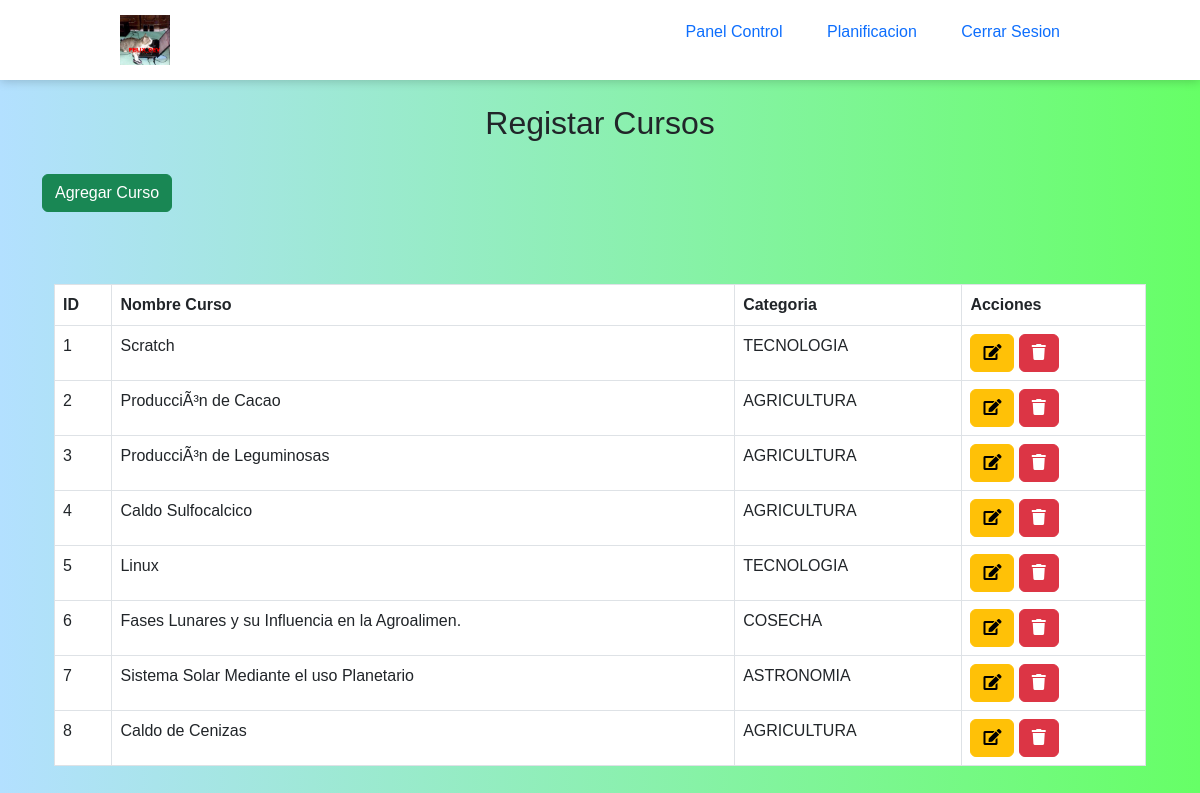
The app's page /admin-general/adm-curso-1.php, older data.
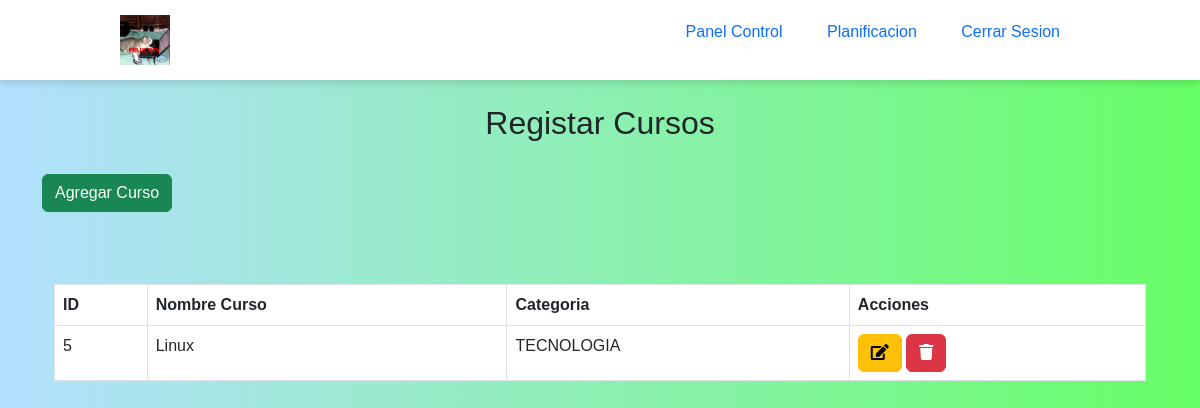
The same page, newer data.
### tables this page shows
CREATE TABLE `curso` (
  `id_curso` int(10) NOT NULL,
  `nombre_curso` varchar(50) NOT NULL,
  `categoria_curso` varchar(50) NOT NULL,
  `status_curso` varchar(20) NOT NULL
);

### admin-general/adm-curso-1.php (the view, shortened to what this page needs)
<!DOCTYPE html>
<html lang="es">
<head>
    <link rel="stylesheet" href="style-adm/adm-curso.css">
    <link rel="stylesheet" href="https://use.fontawesome.com/releases/v5.8.1/css/all.css">
    <link href="https://cdn.jsdelivr.net/npm/bootstrap@5.3.0-alpha2/dist/css/bootstrap.min.css" rel="stylesheet">
</head>
<body>
    <header id="header" class="header">
        <div class="logo">
            <a href="./adm-curso.php"><img src="adm-interna/adm-img/felix_dev.jpg" alt="logo institucional"></a>
        </div>
        <nav>
            <ul class="nav-links">
                <li><a href="adm-curso.php">Panel Control</a></li>
                <li><a href="planif-11.php">Planificacion</a></li>
                <li><a href="../cerrar_sesion.php">Cerrar Sesion</a></li>
            </ul>
        </nav>
    </header>
    <br>
<div class="container">
    <div class="col-sm-12">
        <h2 style="text-align: center;">Registar Cursos</h2>
        <br>
        <div>
            <button type="button" class="btn btn-success" data-toggle="modal" data-target="#agregar"> Agregar Curso </button>
        </div>
        <br>
        <br>
        <br>
        <div class="container">
            <table class="table table-bordered" id="dataTable" width="100%" cellspacing="0">
                <thead>
                    <tr>
                        <th>ID</th>
                        <th>Nombre Curso</th>
                        <th>Categoria</th>
                        <th>Acciones</th>
                    </tr>
                </thead>
                <tbody>
                    <?php
                    require_once("../admin-general/conexion_adm.php");
                    $result = mysqli_query($connection, "SELECT * FROM curso");
                    while ($fila = mysqli_fetch_assoc($result)):
                    ?>
                        <tr>
                            <td><?php echo $fila['id_curso']; ?></td>
                            <td><?php echo $fila['nombre_curso']; ?></td>
                            <td><?php echo $fila['categoria_curso']; ?></td>
                            <td>
                                <button type="button" class="btn btn-warning" data-toggle="modal" data-target="#editar<?php echo $fila['id_curso']; ?>">
                                    <i class="fa fa-edit "></i>
                                </button>
                                <button type="button" class="btn btn-danger" data-toggle="modal" data-target="#delete<?php echo $fila['id_curso']; ?>">
                                    <i class="fa fa-trash "></i>
                                </button>
                            </td>
                        </tr>
                        <?php include "editar_curso.php"; ?>
                        <?php include "eliminar_curso.php"; ?>
                    <?php endwhile; ?>
                </tbody>
            </table>
        </div>
    </div>
</body>
</html>

Row changes from the older to the newer data that the page shows:
removed curso: id_curso "1", nombre_curso "Scratch", categoria_curso "TECNOLOGIA"
removed curso: id_curso "2", nombre_curso "ProducciÃ³n de Cacao", categoria_curso "AGRICULTURA"
removed curso: id_curso "3", nombre_curso "ProducciÃ³n de Leguminosas", categoria_curso "AGRICULTURA"
removed curso: id_curso "4", nombre_curso "Caldo Sulfocalcico", categoria_curso "AGRICULTURA"
removed curso: id_curso "6", nombre_curso "Fases Lunares y su Influencia en la Agroalimen.", categoria_curso "COSECHA"
removed curso: id_curso "7", nombre_curso "Sistema Solar Mediante el uso Planetario", categoria_curso "ASTRONOMIA"
removed curso: id_curso "8", nombre_curso "Caldo de Cenizas", categoria_curso "AGRICULTURA"
